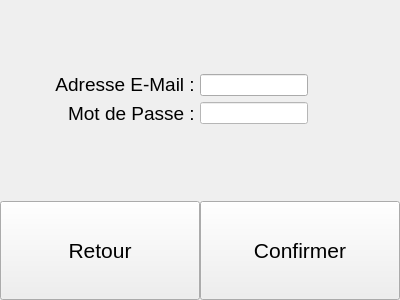
<?xml version="1.0" encoding="UTF-8"?>
<ui version="4.0">
 <class>Connexion</class>
 <widget class="QWidget" name="Connexion">
  <property name="geometry">
   <rect>
    <x>0</x>
    <y>0</y>
    <width>400</width>
    <height>300</height>
   </rect>
  </property>
  <property name="windowTitle">
   <string>Form</string>
  </property>
  <layout class="QVBoxLayout" name="verticalLayout" stretch="33,34,33">
   <property name="spacing">
    <number>0</number>
   </property>
   <property name="leftMargin">
    <number>0</number>
   </property>
   <property name="topMargin">
    <number>0</number>
   </property>
   <property name="rightMargin">
    <number>0</number>
   </property>
   <property name="bottomMargin">
    <number>0</number>
   </property>
   <item>
    <layout class="QHBoxLayout" name="horizontalLayout_2">
     <property name="bottomMargin">
      <number>3</number>
     </property>
     <item alignment="Qt::AlignRight|Qt::AlignBottom">
      <widget class="QLabel" name="label">
       <property name="sizePolicy">
        <sizepolicy hsizetype="Preferred" vsizetype="Preferred">
         <horstretch>0</horstretch>
         <verstretch>0</verstretch>
        </sizepolicy>
       </property>
       <property name="font">
        <font>
         <pointsize>14</pointsize>
        </font>
       </property>
       <property name="text">
        <string>Adresse E-Mail : </string>
       </property>
       <property name="alignment">
        <set>Qt::AlignBottom|Qt::AlignRight|Qt::AlignTrailing</set>
       </property>
      </widget>
     </item>
     <item alignment="Qt::AlignLeft|Qt::AlignBottom">
      <widget class="QLineEdit" name="mailConnexion">
       <property name="sizePolicy">
        <sizepolicy hsizetype="Preferred" vsizetype="Preferred">
         <horstretch>0</horstretch>
         <verstretch>0</verstretch>
        </sizepolicy>
       </property>
       <property name="text">
        <string/>
       </property>
      </widget>
     </item>
    </layout>
   </item>
   <item>
    <layout class="QHBoxLayout" name="horizontalLayout_4">
     <property name="topMargin">
      <number>3</number>
     </property>
     <item alignment="Qt::AlignRight|Qt::AlignTop">
      <widget class="QLabel" name="label_2">
       <property name="font">
        <font>
         <pointsize>14</pointsize>
        </font>
       </property>
       <property name="text">
        <string>Mot de Passe : </string>
       </property>
       <property name="alignment">
        <set>Qt::AlignRight|Qt::AlignTop|Qt::AlignTrailing</set>
       </property>
      </widget>
     </item>
     <item alignment="Qt::AlignLeft|Qt::AlignTop">
      <widget class="QLineEdit" name="mdpConnexion">
       <property name="sizePolicy">
        <sizepolicy hsizetype="Preferred" vsizetype="Preferred">
         <horstretch>0</horstretch>
         <verstretch>0</verstretch>
        </sizepolicy>
       </property>
       <property name="styleSheet">
        <string notr="true">
background: white;

</string>
       </property>
       <property name="text">
        <string/>
       </property>
       <property name="frame">
        <bool>true</bool>
       </property>
       <property name="echoMode">
        <enum>QLineEdit::Password</enum>
       </property>
       <property name="alignment">
        <set>Qt::AlignLeading|Qt::AlignLeft|Qt::AlignVCenter</set>
       </property>
       <property name="dragEnabled">
        <bool>false</bool>
       </property>
       <property name="placeholderText">
        <string/>
       </property>
      </widget>
     </item>
    </layout>
   </item>
   <item>
    <layout class="QHBoxLayout" name="horizontalLayout" stretch="0,0">
     <property name="spacing">
      <number>0</number>
     </property>
     <item>
      <widget class="QPushButton" name="btnRetour">
       <property name="sizePolicy">
        <sizepolicy hsizetype="Minimum" vsizetype="Preferred">
         <horstretch>0</horstretch>
         <verstretch>0</verstretch>
        </sizepolicy>
       </property>
       <property name="font">
        <font>
         <pointsize>16</pointsize>
        </font>
       </property>
       <property name="text">
        <string>Retour</string>
       </property>
      </widget>
     </item>
     <item>
      <widget class="QPushButton" name="btnConfirmer">
       <property name="sizePolicy">
        <sizepolicy hsizetype="Minimum" vsizetype="Preferred">
         <horstretch>0</horstretch>
         <verstretch>0</verstretch>
        </sizepolicy>
       </property>
       <property name="font">
        <font>
         <pointsize>16</pointsize>
        </font>
       </property>
       <property name="text">
        <string>Confirmer</string>
       </property>
      </widget>
     </item>
    </layout>
   </item>
  </layout>
 </widget>
 <resources/>
 <connections/>
</ui>
